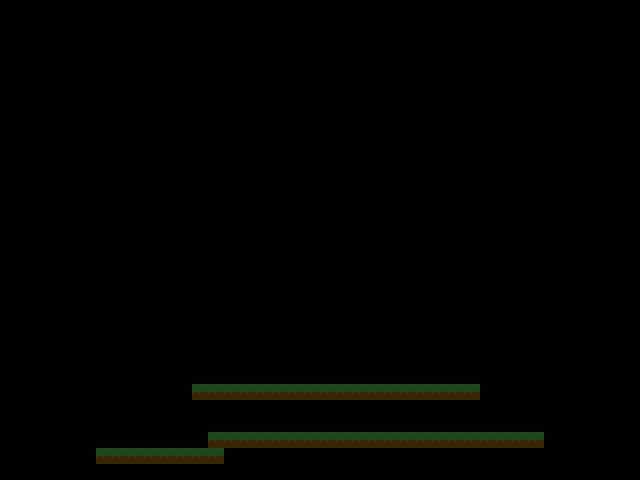

This game map was drawn from its Tiled (.tmx) file and the tilesets committed beside it. A one-line description and the trimmed map source follow:
An orthogonal 40x30 tile map with 16x16 px tiles, 2 tile layers (Tile Layer 1, foreground), 5 tilesets.

<map version="1.0" orientation="orthogonal" width="40" height="30" tilewidth="16" tileheight="16">
 <tileset firstgid="1" name="coin" tilewidth="16" tileheight="16">
  <image source="coin.png" width="64" height="16" />
 </tileset>
 <tileset firstgid="5" name="badGuy" tilewidth="16" tileheight="16">
  <image source="badGuy.png" width="32" height="16" />
 </tileset>
 <tileset firstgid="7" name="collision" tilewidth="16" tileheight="16">
  <image source="collision.png" width="80" height="16" />
 </tileset>
 <tileset firstgid="12" name="player" tilewidth="16" tileheight="16">
  <image source="player.png" width="32" height="16" />
 </tileset>
 <tileset firstgid="14" name="levelSprites" tilewidth="16" tileheight="16">
  <image source="levelSprites.png" width="208" height="16" />
 </tileset>
 <layer name="Tile Layer 1" width="40" height="30">
  <data>[1200 cells, 18 non-empty, 1 distinct tile ids]</data>
 </layer>
 <layer name="foreground" width="40" height="30">
  <data>[1200 cells, 29 non-empty, 1 distinct tile ids]</data>
 </layer>
</map>
